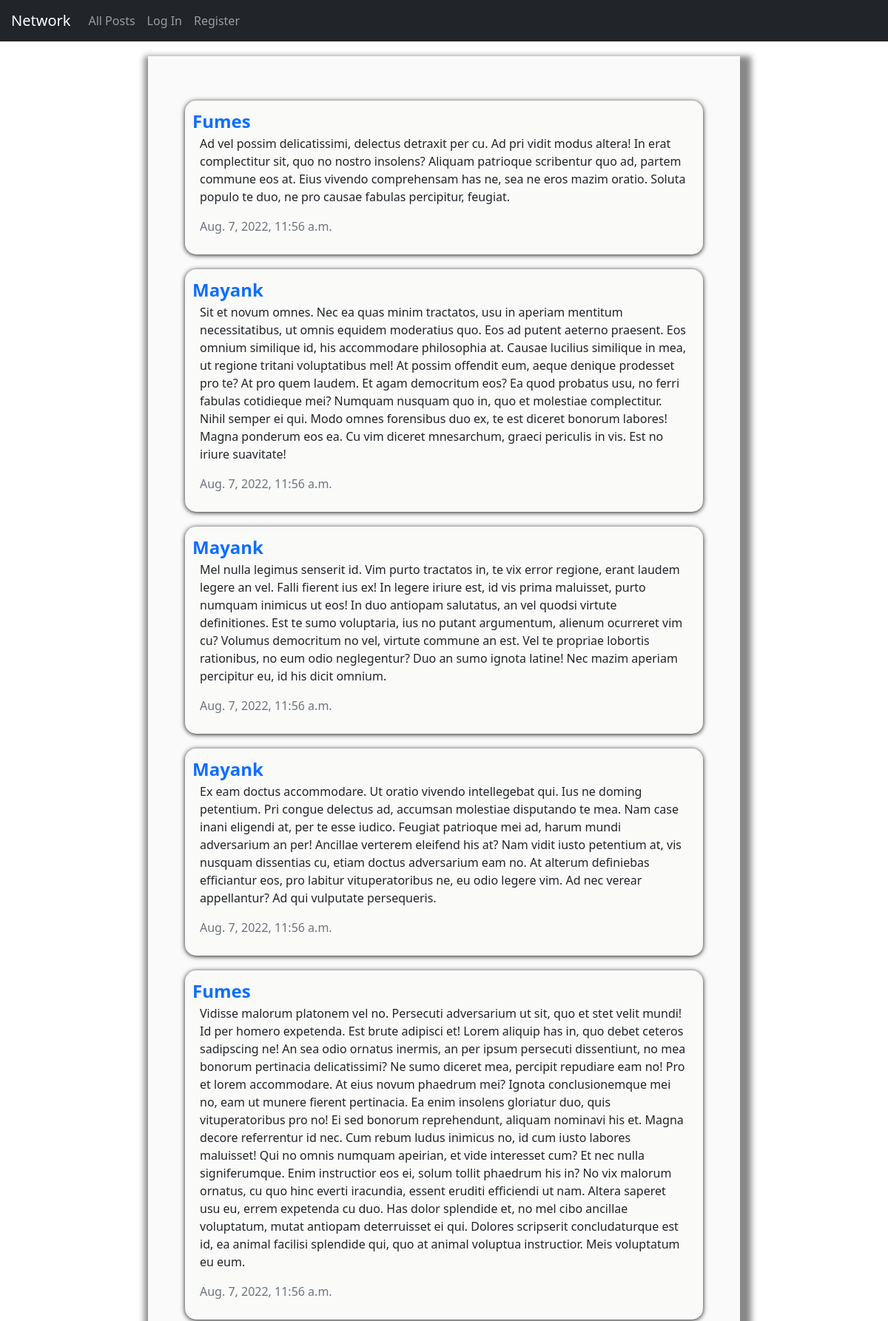
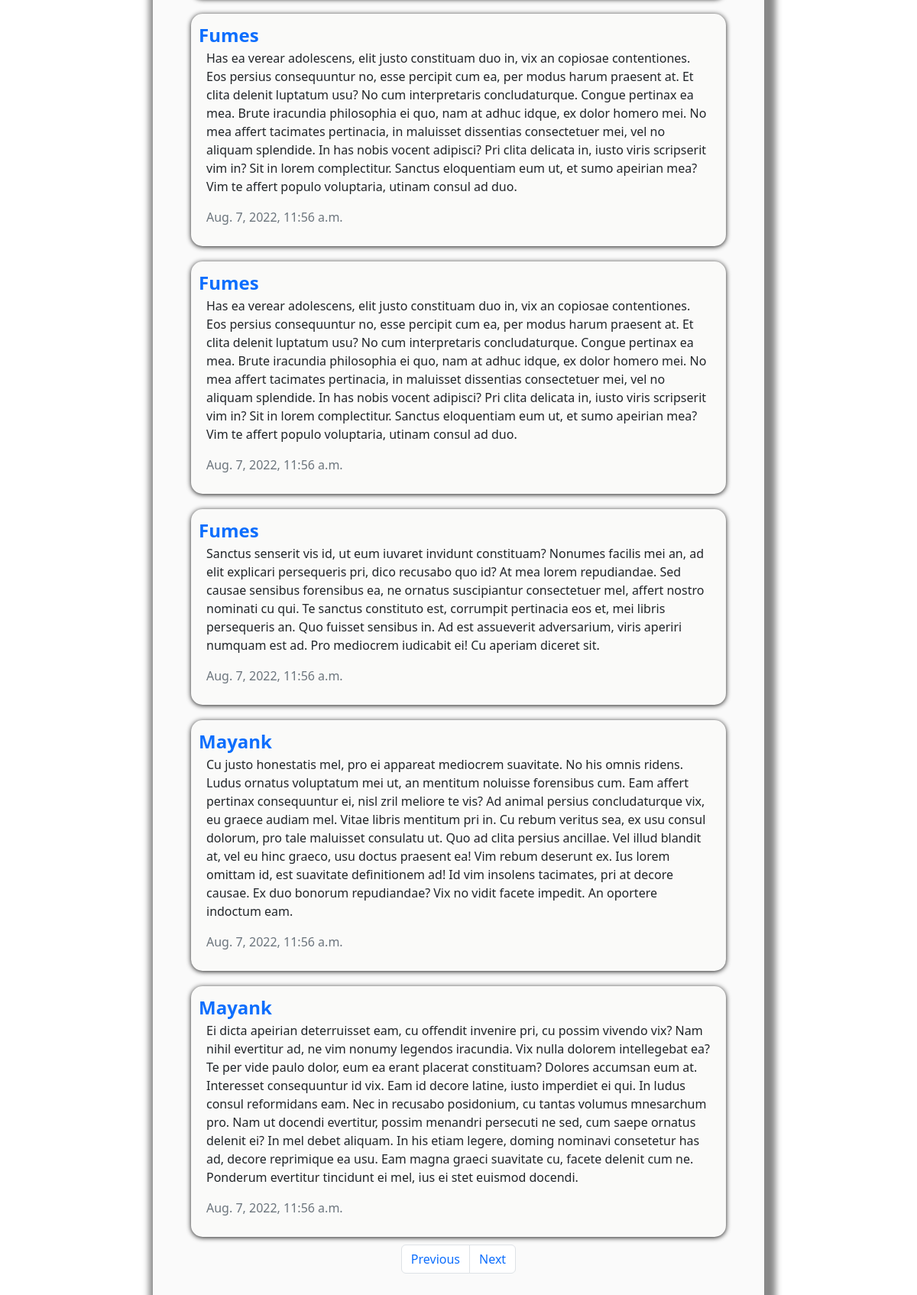
Screenshot of /?page=2 with the database file from the repository (2 pictures, top to bottom).
### network/models.py (models this page shows, shortened)
class Post(models.Model):
    body = models.TextField(null=False)
    author = models.ForeignKey("User", on_delete=models.CASCADE, related_name="user_post")
    created = models.DateTimeField(auto_now_add=True)
    modified = models.DateTimeField(auto_now=True)
    edited = models.BooleanField(default=False)
    likes = models.ManyToManyField("User", blank=True, related_name="like_post")

class User(AbstractUser):
    following = models.ManyToManyField("self", blank=True, symmetrical=False)

### network/views.py (the view)
# urls.py: path("", IndexView.as_view(), name="index"),
class IndexView(ListView):
    model = Post
    template_name = 'network/index.html'
    ordering = ['-created']
    paginate_by = 10

### network/templates/network/index.html (shortened to what this page needs)
{% extends "network/layout.html" %}
{% block body %}
<main class="main flex">
    <div id="posts-view" class="flex index-view ">
    {% for post in page_obj %}
        <div class="flex post">
            <a href="#" data-id={{post.author.id}} id="profile" class="fs-4 fw-semibold links">{{post.author|lower|capfirst}}</a>
            <p>{{post.body}}</p>
            {% if post.edited %}
                <p class="text-muted fs-6">{{post.modified}} -Edited</p>
            {%else%}
                <p class="text-muted fs-6">{{post.created}}</p>
            {%endif%}
        </div>
    {% endfor %}
        <nav aria-label="Page navigation example">
            <ul class="pagination">
                {% if page_obj.has_previous %}
                    <li class="page-item"><a class="page-link" href="?page={{ page_obj.previous_page_number }}">Previous</a></li>
                    {%else%}
                    <li class="page-item"><a class="page-link disabled" href="#">Previous</a></li>
                {% endif %}
                {% if page_obj.has_next %}
                    <li class="page-item"><a class="page-link" href="?page={{ page_obj.next_page_number }}">Next</a></li>
                    {%else%}
                    <li class="page-item"><a class="page-link disabled" href="#">Next</a></li>
                {% endif %}
            </ul>
        </nav>
    </div>
</main>
{% endblock %}

### network/static/network/styles.css (style rules this page uses)
*, *:before, *:after { box-sizing: border-box; }
.flex { display: flex; }
.main { width: max-content; padding: 50px; background-color: hsl(0, 0%, 98%); box-shadow: 5px 10px 8px 10px #888888; justify-content: center; flex-direction: column; }
.post { flex-direction: column; justify-content: center; border-radius: 15px; box-shadow: 0 1px 6px 0 #171717; background-color: hsl(60, 9%, 98%); margin: 10px 0; padding: 10px; width: min(700px, 90vw); }
.post>p { margin-left: 10px; margin-right: 10px; }
.index-view { flex-direction: column; justify-content: center; align-items: center; width: inherit; }
div>a { float: right; }
.links { cursor: pointer; text-decoration: none; }

### rows the page displays
Post: author "Fumes", body "Ad vel possim delicatissimi, delectus detraxit per cu. Ad pri vidit modus altera! In erat complectitur sit, quo no nostro insolens? Aliquam patrioque scribentur quo ad, partem commune eos at. Eius vivendo comprehensam has ne, sea ne eros mazim oratio. Soluta populo te duo, ne pro causae fabulas percipitur, feugiat.", created "Aug. 7, 2022, 11:56 a.m."
Post: author "Mayank", body "Sit et novum omnes. Nec ea quas minim tractatos, usu in aperiam mentitum necessitatibus, ut omnis equidem moderatius quo. Eos ad putent aeterno praesent. Eos omnium similique id, his accommodare philosophia at. Causae lucilius similique in mea, ut regione tritani voluptatibus mel! At possim offendit eum, aeque denique prodesset pro te? At pro quem laudem. Et agam democritum eos? Ea quod probatus usu, no ferri fabulas cotidieque mei? Numquam nusquam quo in, quo et molestiae complectitur. Nihil semper ei qui. Modo omnes forensibus duo ex, te est diceret bonorum labores! Magna ponderum eos ea. Cu vim diceret mnesarchum, graeci periculis in vis. Est no iriure suavitate!", created "Aug. 7, 2022, 11:56 a.m."
Post: author "Mayank", body "Mel nulla legimus senserit id. Vim purto tractatos in, te vix error regione, erant laudem legere an vel. Falli fierent ius ex! In legere iriure est, id vis prima maluisset, purto numquam inimicus ut eos! In duo antiopam salutatus, an vel quodsi virtute definitiones. Est te sumo voluptaria, ius no putant argumentum, alienum ocurreret vim cu? Volumus democritum no vel, virtute commune an est. Vel te propriae lobortis rationibus, no eum odio neglegentur? Duo an sumo ignota latine! Nec mazim aperiam percipitur eu, id his dicit omnium.", created "Aug. 7, 2022, 11:56 a.m."
Post: author "Mayank", body "Ex eam doctus accommodare. Ut oratio vivendo intellegebat qui. Ius ne doming petentium. Pri congue delectus ad, accumsan molestiae disputando te mea. Nam case inani eligendi at, per te esse iudico. Feugiat patrioque mei ad, harum mundi adversarium an per! Ancillae verterem eleifend his at? Nam vidit iusto petentium at, vis nusquam dissentias cu, etiam doctus adversarium eam no. At alterum definiebas efficiantur eos, pro labitur vituperatoribus ne, eu odio legere vim. Ad nec verear appellantur? Ad qui vulputate persequeris.", created "Aug. 7, 2022, 11:56 a.m."
Post: author "Fumes", body "Vidisse malorum platonem vel no. Persecuti adversarium ut sit, quo et stet velit mundi! Id per homero expetenda. Est brute adipisci et! Lorem aliquip has in, quo debet ceteros sadipscing ne! An sea odio ornatus inermis, an per ipsum persecuti dissentiunt, no mea bonorum pertinacia delicatissimi? Ne sumo diceret mea, percipit repudiare eam no! Pro et lorem accommodare. At eius novum phaedrum mei? Ignota conclusionemque mei no, eam ut munere fierent pertinacia. Ea enim insolens gloriatur duo, quis vituperatoribus pro no! Ei sed bonorum reprehendunt, aliquam nominavi his et. Magna decore referrentur id nec. Cum rebum ludus inimicus no, id cum iusto labores maluisset! Qui no omnis numquam…", created "Aug. 7, 2022, 11:56 a.m."
Post: author "Fumes", body "Has ea verear adolescens, elit justo constituam duo in, vix an copiosae contentiones. Eos persius consequuntur no, esse percipit cum ea, per modus harum praesent at. Et clita delenit luptatum usu? No cum interpretaris concludaturque. Congue pertinax ea mea. Brute iracundia philosophia ei quo, nam at adhuc idque, ex dolor homero mei. No mea affert tacimates pertinacia, in maluisset dissentias consectetuer mei, vel no aliquam splendide. In has nobis vocent adipisci? Pri clita delicata in, iusto viris scripserit vim in? Sit in lorem complectitur. Sanctus eloquentiam eum ut, et sumo apeirian mea? Vim te affert populo voluptaria, utinam consul ad duo.", created "Aug. 7, 2022, 11:56 a.m."
Post: author "Fumes", body "Has ea verear adolescens, elit justo constituam duo in, vix an copiosae contentiones. Eos persius consequuntur no, esse percipit cum ea, per modus harum praesent at. Et clita delenit luptatum usu? No cum interpretaris concludaturque. Congue pertinax ea mea. Brute iracundia philosophia ei quo, nam at adhuc idque, ex dolor homero mei. No mea affert tacimates pertinacia, in maluisset dissentias consectetuer mei, vel no aliquam splendide. In has nobis vocent adipisci? Pri clita delicata in, iusto viris scripserit vim in? Sit in lorem complectitur. Sanctus eloquentiam eum ut, et sumo apeirian mea? Vim te affert populo voluptaria, utinam consul ad duo.", created "Aug. 7, 2022, 11:56 a.m."
Post: author "Fumes", body "Sanctus senserit vis id, ut eum iuvaret invidunt constituam? Nonumes facilis mei an, ad elit explicari persequeris pri, dico recusabo quo id? At mea lorem repudiandae. Sed causae sensibus forensibus ea, ne ornatus suscipiantur consectetuer mel, affert nostro nominati cu qui. Te sanctus constituto est, corrumpit pertinacia eos et, mei libris persequeris an. Quo fuisset sensibus in. Ad est assueverit adversarium, viris aperiri numquam est ad. Pro mediocrem iudicabit ei! Cu aperiam diceret sit.", created "Aug. 7, 2022, 11:56 a.m."
Post: author "Mayank", body "Cu justo honestatis mel, pro ei appareat mediocrem suavitate. No his omnis ridens. Ludus ornatus voluptatum mei ut, an mentitum noluisse forensibus cum. Eam affert pertinax consequuntur ei, nisl zril meliore te vis? Ad animal persius concludaturque vix, eu graece audiam mel. Vitae libris mentitum pri in. Cu rebum veritus sea, ex usu consul dolorum, pro tale maluisset consulatu ut. Quo ad clita persius ancillae. Vel illud blandit at, vel eu hinc graeco, usu doctus praesent ea! Vim rebum deserunt ex. Ius lorem omittam id, est suavitate definitionem ad! Id vim insolens tacimates, pri at decore causae. Ex duo bonorum repudiandae? Vix no vidit facete impedit. An oportere indoctum eam.", created "Aug. 7, 2022, 11:56 a.m."
Post: author "Mayank", body "Ei dicta apeirian deterruisset eam, cu offendit invenire pri, cu possim vivendo vix? Nam nihil evertitur ad, ne vim nonumy legendos iracundia. Vix nulla dolorem intellegebat ea? Te per vide paulo dolor, eum ea erant placerat constituam? Dolores accumsan eum at. Interesset consequuntur id vix. Eam id decore latine, iusto imperdiet ei qui. In ludus consul reformidans eam. Nec in recusabo posidonium, cu tantas volumus mnesarchum pro. Nam ut docendi evertitur, possim menandri persecuti ne sed, cum saepe ornatus delenit ei? In mel debet aliquam. In his etiam legere, doming nominavi consetetur has ad, decore reprimique ea usu. Eam magna graeci suavitate cu, facete delenit cum ne. Ponderum…", created "Aug. 7, 2022, 11:56 a.m."
